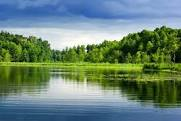
#> input picture view.jpg, 181 x 121 px
$ jupyter execute 'Erosion and Expansion.ipynb'
#> lines starting #> are read from the running program, lines starting #| are printed output that depends on the picture
[cell 1]
import cv2
import numpy as np

[cell 2]
img=cv2.imread('view.jpg',0)
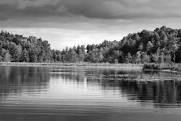
#> img: shape (121, 181); min 0, max 255, mean 121.6

[cell 3]
kernel=np.ones((5,5),np.uint8)

[cell 4]
img_erosion=cv2.erode(img,kernel,iterations=1)
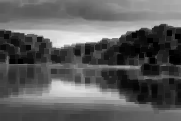
#> img_erosion: shape (121, 181); min 0, max 244, mean 92.4
img_dilation=cv2.dilate(img,kernel,iterations=1)
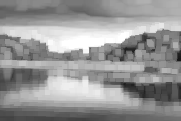
#> img_dilation: shape (121, 181); min 23, max 255, mean 150.7

$ run again, with brain.jpg copied over view.jpg
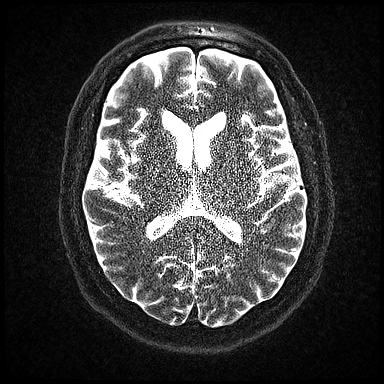
#> input picture brain.jpg, 384 x 384 px
#> img is the input picture: shape (384, 384); min 0, max 255, mean 58.7
#> `img_erosion=cv2.erode(img,kernel,iterations=1)`:
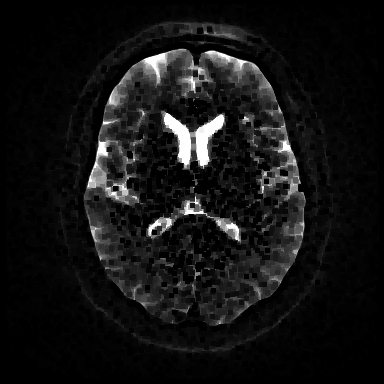
#> img_erosion: shape (384, 384); min 0, max 255, mean 19.4
#> `img_dilation=cv2.dilate(img,kernel,iterations=1)`:
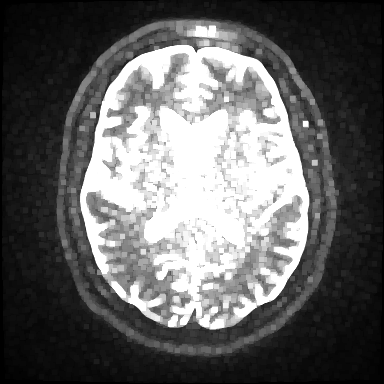
#> img_dilation: shape (384, 384); min 0, max 255, mean 98.5
